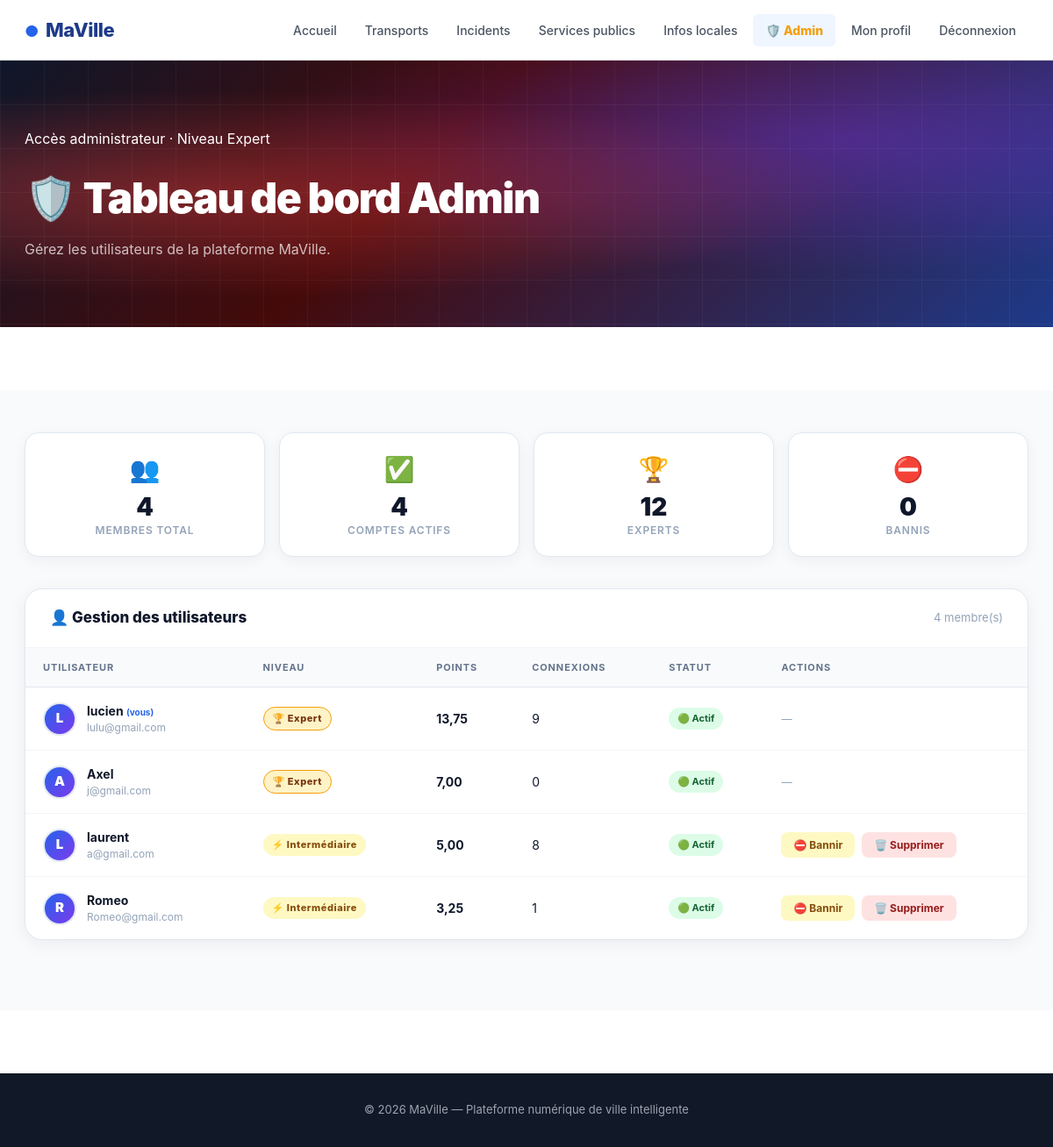
The page /admin-dashboard/ (signed in) on the database as committed earlier.
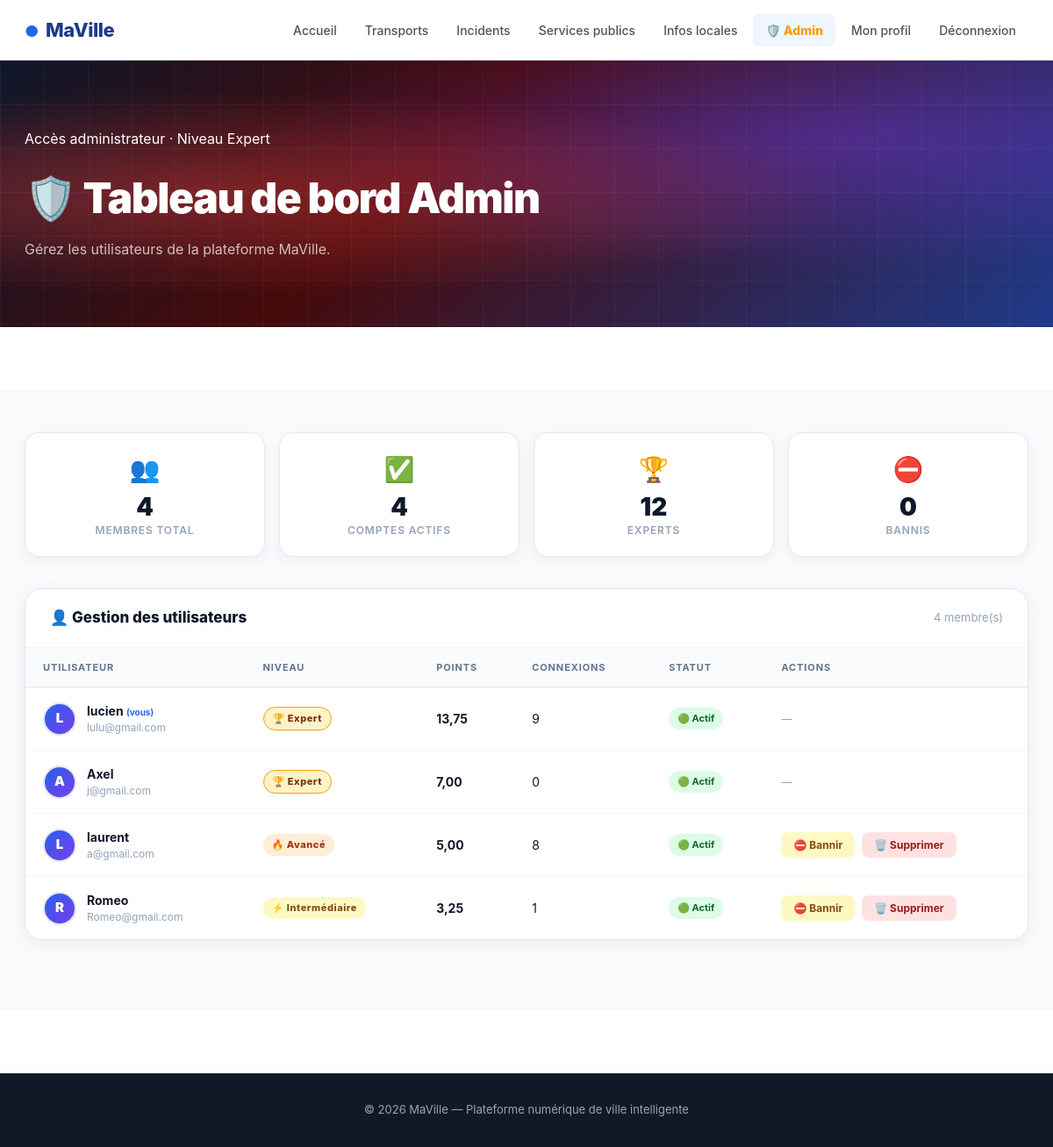
The same page on the database as committed later.
### monapp/models.py (models this page shows, shortened)
class Personne(models.Model):
    GENRE_CHOIX = [('H', 'Homme'), ('F', 'Femme')]
    TYPE_MEMBRE = [
        ('visiteur', 'Visiteur'),
        ('simple', 'Simple'),
        ('complexe', 'Complexe'),
        ('administrateur', 'Administrateur'),
    ]
    user         = models.OneToOneField(User, on_delete=models.CASCADE)
    age          = models.IntegerField(default=0)
    sexe         = models.CharField(max_length=10, choices=GENRE_CHOIX, default='H')
    type_membre  = models.CharField(max_length=30, choices=TYPE_MEMBRE, default='visiteur')
    photo        = models.ImageField(upload_to='photo/personne/', null=True, blank=True)
    date_naissance = models.DateField(null=True, blank=True)
    points       = models.FloatField(default=0)
    nb_connexions = models.IntegerField(default=0)
    nb_actions   = models.IntegerField(default=0)
    niveau       = models.CharField(max_length=20, default='debutant')

### monapp/views.py (the view)
        def wrapper(request, *args, **kwargs):
            if not request.user.is_authenticated:
                return redirect('connexion')
            try:
                personne = request.user.personne
                if personne.niveau not in niveaux:
                    messages.error(request, "⛔ Accès refusé. Niveau insuffisant.")
                    return redirect('accueil')
            except Exception:
                return redirect('accueil')
            return view_func(request, *args, **kwargs)

### monapp/views.py (called while the page is built)
def niveau_requis(*niveaux):
    def decorator(view_func):
        def wrapper(request, *args, **kwargs):
            if not request.user.is_authenticated:
                return redirect('connexion')
            try:
                personne = request.user.personne
                if personne.niveau not in niveaux:
                    messages.error(request, "⛔ Accès refusé. Niveau insuffisant.")
                    return redirect('accueil')
            except Exception:
                return redirect('accueil')
            return view_func(request, *args, **kwargs)
        wrapper.__name__ = view_func.__name__
        return wrapper
    return decorator

@niveau_requis('expert')
def admin_dashboard(request):
    membres = Personne.objects.select_related('user').order_by('-points')
    return render(request, 'monapp/admin_dashboard.html', {
        'membres': membres, 'page_active': 'admin',
    })

### monapp/templates/monapp/admin_dashboard.html (shortened to what the changed rows need)
{% extends 'monapp/base.html' %}
{% load static %}
{% block hero %}
<section class="admin-hero">
    <div class="admin-hero-inner">
        <h2>🛡️ Tableau de bord Admin</h2>
    </div>
</section>
{% endblock %}
{% block content %}
<div class="admin-page">
    <div class="wrap">
        <div class="admin-card">
            <table class="admin-table">
                <thead>
                    <tr>
                        <th>Utilisateur</th>
                        <th>Niveau</th>
                        <th>Points</th>
                        <th>Connexions</th>
                        <th>Statut</th>
                        <th>Actions</th>
                    </tr>
                </thead>
                <tbody>
                    {% for membre in membres %}
                    <tr>
                        <td>
                            <div class="user-cell">
                                <div class="user-avatar-sm">
                                    {% if membre.photo %}
                                        <img src="{{ membre.photo.url }}" alt="{{ membre.user.username }}">
                                    {% else %}
                                        {{ membre.user.username|first|upper }}
                                    {% endif %}
                                </div>
                                <div>
                                    <div class="user-name">
                                        {{ membre.user.username }}
                                    </div>
                                    <div class="user-email">{{ membre.user.email|default:"—" }}</div>
                                </div>
                            </div>
                        </td>
                        <td>
                            <span class="niveau-pill {{ membre.niveau }}">
                                {% if membre.niveau == 'debutant' %}🌱 Débutant
                                {% elif membre.niveau == 'intermediaire' %}⚡ Intermédiaire
                                {% elif membre.niveau == 'avance' %}🔥 Avancé
                                {% elif membre.niveau == 'expert' %}🏆 Expert
                                {% endif %}
                            </span>
                        </td>
                        <td><strong>{{ membre.points|floatformat:2 }}</strong></td>
                        <td>{{ membre.nb_connexions }}</td>
                        <td>
                            {% if membre.user.is_active %}
                                <span class="statut-pill actif">🟢 Actif</span>
                            {% else %}
                                <span class="statut-pill banni">🔴 Banni</span>
                            {% endif %}
                        </td>
                        <td>
                            <div class="actions-cell">
                                {% if membre.user != request.user and membre.niveau != 'expert' %}
                                    {% if membre.user.is_active %}
                                        <button class="btn-ban suspend"
                                                onclick="openModal('ban', {{ membre.user.id }}, '{{ membre.user.username }}')">
                                            ⛔ Bannir
                                        </button>
                                    {% else %}
                                        <form method="POST" action="{% url 'reactiver_utilisateur' membre.user.id %}" style="display:inline;">
                                            {% csrf_token %}
                                            <button type="submit" class="btn-ban reactive">✅ Réactiver</button>
                                        </form>
                                    {% endif %}
                                    <button class="btn-ban delete"
                                            onclick="openModal('delete', {{ membre.user.id }}, '{{ membre.user.username }}')">
                                        🗑️ Supprimer
                                    </button>
                                {% else %}
                                    <span style="font-size:12px; color:#94a3b8; font-style:italic;">—</span>
                                {% endif %}
                            </div>
                        </td>
                    </tr>
                    {% endfor %}
                </tbody>
            </table>
        </div>
    </div>
</div>
{% endblock %}

Rows that differ between the two databases and show on the page:
changed Personne "laurent": niveau "⚡ Intermédiaire" → "🔥 Avancé"
